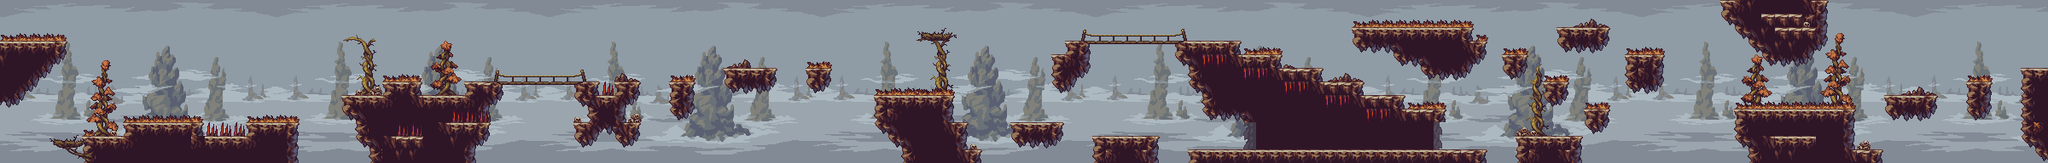

This game map was drawn from its Tiled (.tmx) file and the tilesets committed beside it. A one-line description and the trimmed map source follow:
An orthogonal 150x12 tile map with 16x16 px tiles, 6 tile layers (bg1, bg2, bg3, map, ...) and 37 objects.

<map version="1.2" tiledversion="1.2.0" orientation="orthogonal" renderorder="right-down" width="150" height="12" tilewidth="16" tileheight="16" infinite="0" nextlayerid="21" nextobjectid="79">
 <tileset firstgid="1" name="Tileset" tilewidth="16" tileheight="16" tilecount="1917" columns="71">
  <image source="Tileset.png" width="1136" height="432" />
 </tileset>
 <layer id="1" name="bg1" width="150" height="12">
  <data>[1800 cells, 1800 non-empty, 240 distinct tile ids]</data>
 </layer>
 <layer id="2" name="bg2" width="150" height="12">
  <data>[1800 cells, 1800 non-empty, 240 distinct tile ids]</data>
 </layer>
 <layer id="3" name="bg3" width="150" height="12">
  <data>[1800 cells, 1800 non-empty, 240 distinct tile ids]</data>
 </layer>
 <layer id="13" name="map" width="150" height="12">
  <data>[1800 cells, 511 non-empty, 72 distinct tile ids]</data>
 </layer>
 <layer id="14" name="decoration" width="150" height="12">
  <data>[1800 cells, 243 non-empty, 114 distinct tile ids]</data>
 </layer>
 <layer id="15" name="deocration 2" width="150" height="12">
  <data>[1800 cells, 19 non-empty, 6 distinct tile ids]</data>
 </layer>
 <objectgroup color="#00aaff" id="17" name="map_collisions">
  <object id="42" x="0" y="48">
   <polygon points="0,0 80,0 80,16 16,80 0,80" />
  </object>
  <object id="43" x="96" y="160">
   <polygon points="0,0 0,32 256,32 256,-16 192,-16 192,0 144,0 144,-16 48,-16 48,0" />
  </object>
  <object id="44" x="400" y="112">
   <polygon points="0,0 0,16 16,32 16,48 32,64 32,80 160,80 160,64 176,48 176,16 192,0 192,-16 144,-16 144,0 96,0 96,-16 48,-16 48,0" />
  </object>
  <object id="45" x="592" y="96">
   <polygon points="0,0 80,0 80,16 0,16" />
  </object>
  <object id="46" x="672" y="96">
   <polygon points="0,0 0,16 16,32 16,48 0,48 0,64 16,80 32,64 48,64 64,80 80,64 80,48 64,48 64,32 80,16 80,0 48,0 48,16 32,16 32,0" />
  </object>
  <object id="47" x="784" y="96">
   <polygon points="0,0 0,32 16,48 32,32 32,0 0,0" />
  </object>
  <object id="48" x="848" y="80">
   <polygon points="0,0 0,16 16,32 48,32 64,16 64,0" />
  </object>
  <object id="49" x="944" y="80">
   <polygon points="0,0 0,16 16,32 32,16 32,0" />
  </object>
  <object id="50" x="1024" y="112">
   <polygon points="0,0 0,32 32,64 32,80 128,80 128,64 112,64 112,32 96,32 96,0" />
  </object>
  <object id="51" x="1184" y="144">
   <polygon points="0,0 0,16 16,32 48,32 64,16 64,0" />
  </object>
  <object id="52" x="1232" y="64">
   <polygon points="0,0 0,32 16,48 32,32 48,16 48,-16 16,-16 16,0" />
  </object>
  <object id="53" x="1280" y="48">
   <polygon points="0,0 96,0 96,16 0,16" />
  </object>
  <object id="54" x="1280" y="160">
   <polygon points="0,0 0,32 80,32 80,0" />
  </object>
  <object id="55" x="1376" y="48">
   <polygon points="0,0 0,16 16,32 16,48 32,64 32,80 48,96 80,96 96,96 96,80 256,80 256,96 320,96 320,80 272,80 272,64 224,64 224,48 176,48 176,32 128,32 128,16 80,16 80,0" />
  </object>
  <object id="56" x="1392" y="176">
   <polygon points="0,0 0,16 352,16 352,0" />
  </object>
  <object id="57" x="1584" y="32">
   <polygon points="0,0 0,16 16,32 48,32 64,48 80,48 96,64 128,64 160,32 160,16 144,16 144,0" />
  </object>
  <object id="58" x="1760" y="64">
   <polygon points="0,0 0,16 16,32 32,16 32,0" />
  </object>
  <object id="59" x="1808" y="96">
   <polygon points="0,0 0,16 16,32 32,16 32,0 0,0" />
  </object>
  <object id="60" x="1856" y="128">
   <polygon points="0,0 0,16 16,32 32,16 32,0" />
  </object>
  <object id="61" x="1824" y="32">
   <polygon points="0,0 0,16 16,32 48,32 64,16 64,0 0,0" />
  </object>
  <object id="62" x="1776" y="160">
   <polygon points="0,0 0,32 80,32 80,0" />
  </object>
  <object id="63" x="1904" y="64">
   <polygon points="0,0 0,32 16,48 32,48 48,32 48,0" />
  </object>
  <object id="64" x="2016" y="0">
   <polygon points="0,0 0,16 64,80 96,80 128,48 128,0" />
  </object>
  <object id="65" x="2032" y="128">
   <polygon points="0,0 0,32 16,48 16,64 176,64 176,48 144,48 144,0" />
  </object>
  <object id="66" x="2208" y="112">
   <polygon points="0,0 0,16 16,32 48,32 64,16 64,0" />
  </object>
  <object id="67" x="2304" y="96">
   <polygon points="0,0 0,32 16,48 32,32 32,0" />
  </object>
  <object id="68" x="2400" y="80">
   <polygon points="0,0 -32,0 -32,80 0,112" />
  </object>
 </objectgroup>
 <objectgroup color="#ff0000" id="18" name="death_collisions">
  <object id="69" x="0" y="176">
   <polygon points="0,0 0,16 96,16 96,0" />
  </object>
  <object id="70" x="352" y="176">
   <polygon points="0,0 0,16 80,16 80,0" />
  </object>
  <object id="71" x="560" y="176">
   <polygon points="0,0 0,16 496,16 496,0" />
  </object>
  <object id="72" x="1152" y="176">
   <polygon points="0,0 0,16 128,16 128,0" />
  </object>
  <object id="73" x="1360" y="176">
   <polygon points="0,0 0,16 32,16 32,0 0,0 0,16" />
  </object>
  <object id="74" x="1744" y="176">
   <polygon points="0,0 0,16 32,16 32,0" />
  </object>
  <object id="75" x="1856" y="176">
   <polygon points="0,0 0,16 192,16 192,0" />
  </object>
  <object id="76" x="2208" y="176">
   <polygon points="0,0 0,16 192,16 176,0" />
  </object>
 </objectgroup>
 <objectgroup color="#00ff00" id="19" name="win_collider">
  <object id="77" x="2368" y="0">
   <polygon points="0,0 0,80 32,80 32,0" />
  </object>
 </objectgroup>
 <objectgroup color="#ffff00" id="20" name="player_spawn">
  <object id="78" x="16" y="16">
   <polygon points="0,0 0,32 16,32 16,0" />
  </object>
 </objectgroup>
</map>
